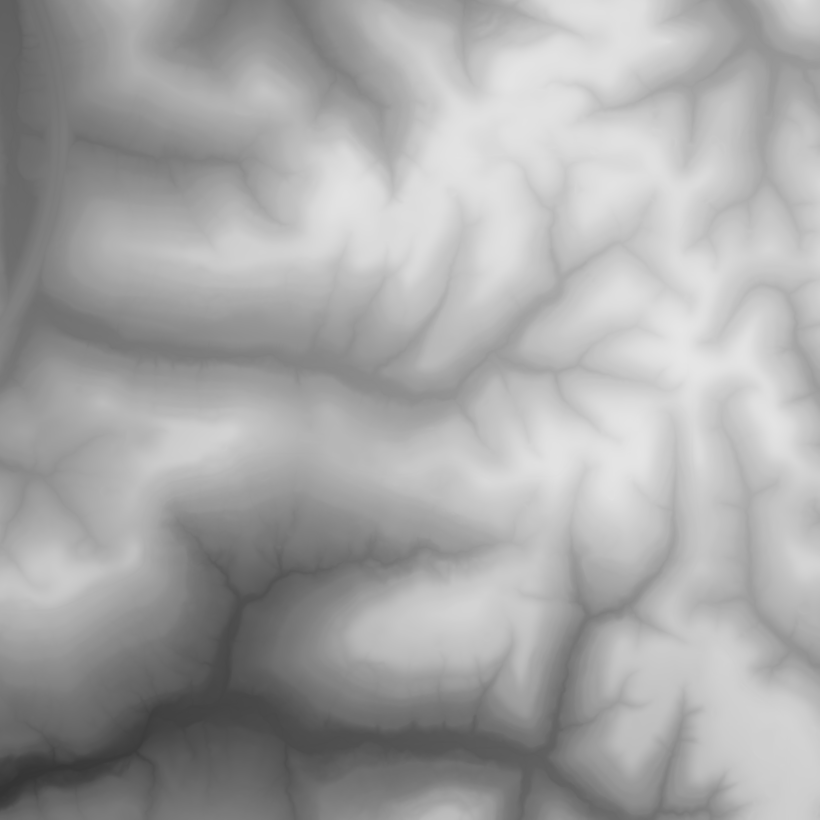
#> input picture A00/input_erosion_safe.png, 4096 x 4096 px (shown at 1/5 size)
$ python Program.py
#> lines starting #> are read from the running program, lines starting #| are printed output that depends on the picture
#> further down, img is the input picture: shape (4096, 4096); min 51, max 230, mean 166.7
import cv2
import numpy as np
import math
import random

DEBUG=True

def show(img,title="image",wait=True):
#> called with title = 'image', wait = True
    d=max(img.shape[:2])
#> d = 4096
    if d>1000:
        step=int(math.ceil(d/1000))
#> step = 5
        img=img[::step,::step]
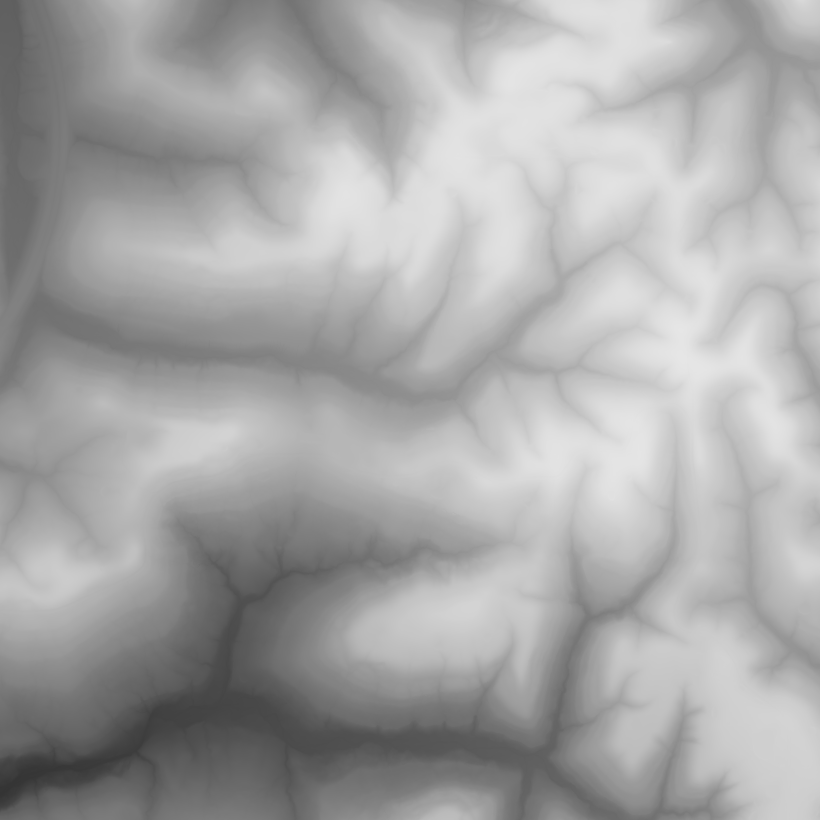
#> img: shape (820, 820); min 52, max 230, mean 166.6
    if not DEBUG:
        return
    if np.all(0<=img) and np.all(img<256):
        cv2.imshow(title,np.uint8(img))
    else:
        cv2.imshow(title,normalize(img))
    if wait:
        cv2.waitKey(0)
        cv2.destroyAllWindows()
    else:
        cv2.waitKey(1)

# [6 lines left out: function normalize, not called in this run]

def flowDirt(img,cimg,x,y,maxV):
    if img[y,x]<=maxV:
        if cimg[y,x,2]<255:
            cimg[y,x,2]+=1
        img[y,x]+=1
        cimg[y,x,0]+=1
        cimg[y,x,1]+=1
        # show(cimg, wait=False)
        if y-1>0 and img[y-1,x]<img[y,x]-1:
            img[y,x]-=1
            cimg[y,x,0]-=1
            cimg[y,x,1]-=1
            flowDirt(img,cimg,x,y-1,maxV)
        elif x+1<4095 and img[y,x+1]<img[y,x]-1:
            img[y,x]-=1
            cimg[y,x,0]-=1
            cimg[y,x,1]-=1
            flowDirt(img,cimg,x+1,y,maxV)
        elif y+1<4095 and img[y+1,x]<img[y,x]-1:
            img[y,x]-=1
            cimg[y,x,0]-=1
            cimg[y,x,1]-=1
            flowDirt(img,cimg,x,y+1,maxV)
        elif x-1>0 and img[y,x-1]<img[y,x]-1:
            img[y,x]-=1
            cimg[y,x,0]-=1
            cimg[y,x,1]-=1
            flowDirt(img,cimg,x-1,y,maxV)
    elif y-1>0 and img[y-1,x]<img[y,x]-1:
        flowDirt(img,cimg,x,y-1,maxV)
    elif x+1<4095 and img[y,x+1]<img[y,x]-1:
        flowDirt(img,cimg,x+1,y,maxV)
    elif y+1<4095 and img[y+1,x]<img[y,x]-1:
        flowDirt(img,cimg,x,y+1,maxV)
    elif x-1>0 and img[y,x-1]<img[y,x]-1:
        flowDirt(img,cimg,x-1,y,maxV)

def dirtDriver(img,tx=3681,ty=3556):
#> called with tx = 2870, ty = 20
    cimg=cv2.cvtColor(img,cv2.COLOR_GRAY2BGR)
    n=0
    cost=0
    patch=img[ty:ty+400,tx:tx+400]
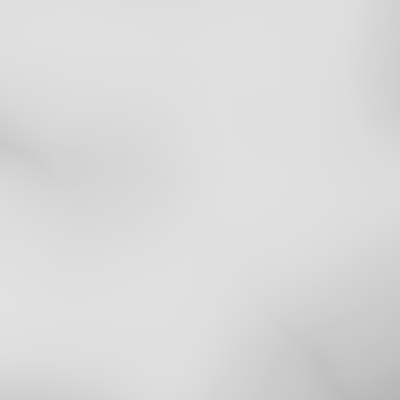
#> patch: shape (400, 400); min 182, max 225, mean 218.1
    maxV=np.max(patch)
#> maxV = 225
    print(maxV)
#| 225
    while n<401:
        k=0
        while k<401:
            while img[ty+n,tx+k]<maxV:
                cost+=1
                flowDirt(img,cimg,tx+k,ty+n,maxV)
            if img[ty+n,tx+k]==maxV:
                cimg[ty+n,tx+k,0]=255
            if (((n)*0.0025+(k+1)/160000)*100)%0.01==0:
                print(str((((n)*0.0025+(k+1)/160000)*100)) + "%")
            show(cimg,wait=False)
            k+=1
        # print(str((((n)*0.0025/160000)*100)) + "%")
        n+=1
#> img: shape (4096, 4096)

    return img,cimg,cost

# [18 lines left out: function spotFinder, not called in this run]

def patchCheck(img,x,y):
    patch=img[y:y+400,x:x+400]
    return np.all(np.max(patch)==patch)

def getCostDiff(original,final):
    return np.sum(final)-np.sum(original)

# [34 lines left out: functions takeDirt, getFinalDirtCost, not called in this run]

# ---
# First Step:
# Use Erosion Recursion to establish flat terrain that is erosion safe.
# ---

xList=[2870,3646,1579]
yList=[20,3505,912]

for n in range(3):
    img=cv2.imread("input_erosion_safe.png",0)
    show(img,wait=True)
    x=xList.pop(0)
    y=yList.pop(0)

#> (the run stopped early here; a loop or call above may not have finished)
